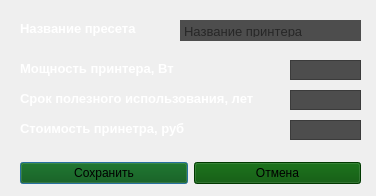
<?xml version="1.0" encoding="UTF-8"?>
<ui version="4.0">
 <class>Dialog</class>
 <widget class="QDialog" name="Dialog">
  <property name="geometry">
   <rect>
    <x>0</x>
    <y>0</y>
    <width>376</width>
    <height>196</height>
   </rect>
  </property>
  <property name="windowTitle">
   <string>Добавление принтера</string>
  </property>
  <property name="windowIcon">
   <iconset>
    <normaloff>img/logo-1.png</normaloff>img/logo-1.png</iconset>
  </property>
  <widget class="QWidget" name="layoutWidget">
   <property name="geometry">
    <rect>
     <x>20</x>
     <y>160</y>
     <width>341</width>
     <height>27</height>
    </rect>
   </property>
   <layout class="QHBoxLayout" name="horizontalLayout">
    <item>
     <widget class="QPushButton" name="pushButton">
      <property name="styleSheet">
       <string notr="true">background-color: rgb(0, 80, 0);</string>
      </property>
      <property name="text">
       <string>Сохранить</string>
      </property>
     </widget>
    </item>
    <item>
     <widget class="QPushButton" name="pushButton_2">
      <property name="styleSheet">
       <string notr="true">background-color: rgb(0, 80, 0);</string>
      </property>
      <property name="text">
       <string>Отмена</string>
      </property>
     </widget>
    </item>
   </layout>
  </widget>
  <widget class="QLabel" name="power_printer">
   <property name="geometry">
    <rect>
     <x>20</x>
     <y>90</y>
     <width>261</width>
     <height>17</height>
    </rect>
   </property>
   <property name="font">
    <font>
     <pointsize>10</pointsize>
     <bold>true</bold>
    </font>
   </property>
   <property name="styleSheet">
    <string notr="true">color: rgb(255, 255, 255);</string>
   </property>
   <property name="text">
    <string>Срок полезного использования, лет</string>
   </property>
  </widget>
  <widget class="QPlainTextEdit" name="input_power">
   <property name="geometry">
    <rect>
     <x>290</x>
     <y>90</y>
     <width>71</width>
     <height>20</height>
    </rect>
   </property>
   <property name="sizePolicy">
    <sizepolicy hsizetype="Fixed" vsizetype="Fixed">
     <horstretch>0</horstretch>
     <verstretch>0</verstretch>
    </sizepolicy>
   </property>
   <property name="font">
    <font>
     <pointsize>10</pointsize>
     <bold>true</bold>
     <stylestrategy>PreferAntialias</stylestrategy>
    </font>
   </property>
   <property name="acceptDrops">
    <bool>false</bool>
   </property>
   <property name="toolTipDuration">
    <number>0</number>
   </property>
   <property name="whatsThis">
    <string/>
   </property>
   <property name="autoFillBackground">
    <bool>false</bool>
   </property>
   <property name="styleSheet">
    <string notr="true">background-color: rgb(77, 77, 77);</string>
   </property>
   <property name="inputMethodHints">
    <set>Qt::ImhDigitsOnly</set>
   </property>
   <property name="lineWidth">
    <number>0</number>
   </property>
   <property name="verticalScrollBarPolicy">
    <enum>Qt::ScrollBarAlwaysOff</enum>
   </property>
   <property name="horizontalScrollBarPolicy">
    <enum>Qt::ScrollBarAsNeeded</enum>
   </property>
   <property name="undoRedoEnabled">
    <bool>false</bool>
   </property>
   <property name="lineWrapMode">
    <enum>QPlainTextEdit::NoWrap</enum>
   </property>
   <property name="plainText">
    <string notr="true"/>
   </property>
   <property name="tabStopDistance">
    <double>80.000000000000000</double>
   </property>
   <property name="maximumBlockCount">
    <number>3</number>
   </property>
   <property name="centerOnScroll">
    <bool>false</bool>
   </property>
   <property name="placeholderText">
    <string notr="true">0</string>
   </property>
  </widget>
  <widget class="QLabel" name="power_printer_2">
   <property name="geometry">
    <rect>
     <x>20</x>
     <y>120</y>
     <width>181</width>
     <height>17</height>
    </rect>
   </property>
   <property name="font">
    <font>
     <pointsize>10</pointsize>
     <bold>true</bold>
    </font>
   </property>
   <property name="styleSheet">
    <string notr="true">color: rgb(255, 255, 255);</string>
   </property>
   <property name="text">
    <string>Стоимость принетра, руб</string>
   </property>
  </widget>
  <widget class="QPlainTextEdit" name="input_power_2">
   <property name="geometry">
    <rect>
     <x>290</x>
     <y>120</y>
     <width>71</width>
     <height>20</height>
    </rect>
   </property>
   <property name="sizePolicy">
    <sizepolicy hsizetype="Fixed" vsizetype="Fixed">
     <horstretch>0</horstretch>
     <verstretch>0</verstretch>
    </sizepolicy>
   </property>
   <property name="font">
    <font>
     <pointsize>10</pointsize>
     <bold>true</bold>
     <stylestrategy>PreferAntialias</stylestrategy>
    </font>
   </property>
   <property name="acceptDrops">
    <bool>false</bool>
   </property>
   <property name="toolTipDuration">
    <number>0</number>
   </property>
   <property name="whatsThis">
    <string/>
   </property>
   <property name="autoFillBackground">
    <bool>false</bool>
   </property>
   <property name="styleSheet">
    <string notr="true">background-color: rgb(77, 77, 77);</string>
   </property>
   <property name="inputMethodHints">
    <set>Qt::ImhDigitsOnly</set>
   </property>
   <property name="lineWidth">
    <number>0</number>
   </property>
   <property name="verticalScrollBarPolicy">
    <enum>Qt::ScrollBarAlwaysOff</enum>
   </property>
   <property name="horizontalScrollBarPolicy">
    <enum>Qt::ScrollBarAsNeeded</enum>
   </property>
   <property name="undoRedoEnabled">
    <bool>false</bool>
   </property>
   <property name="lineWrapMode">
    <enum>QPlainTextEdit::NoWrap</enum>
   </property>
   <property name="plainText">
    <string notr="true"/>
   </property>
   <property name="tabStopDistance">
    <double>80.000000000000000</double>
   </property>
   <property name="maximumBlockCount">
    <number>3</number>
   </property>
   <property name="centerOnScroll">
    <bool>false</bool>
   </property>
   <property name="placeholderText">
    <string notr="true">0</string>
   </property>
  </widget>
  <widget class="QLabel" name="power_printer_3">
   <property name="geometry">
    <rect>
     <x>20</x>
     <y>60</y>
     <width>181</width>
     <height>17</height>
    </rect>
   </property>
   <property name="font">
    <font>
     <pointsize>10</pointsize>
     <bold>true</bold>
    </font>
   </property>
   <property name="styleSheet">
    <string notr="true">color: rgb(255, 255, 255);</string>
   </property>
   <property name="text">
    <string>Мощность принтера, Вт</string>
   </property>
  </widget>
  <widget class="QPlainTextEdit" name="input_power_3">
   <property name="geometry">
    <rect>
     <x>290</x>
     <y>60</y>
     <width>71</width>
     <height>20</height>
    </rect>
   </property>
   <property name="sizePolicy">
    <sizepolicy hsizetype="Fixed" vsizetype="Fixed">
     <horstretch>0</horstretch>
     <verstretch>0</verstretch>
    </sizepolicy>
   </property>
   <property name="font">
    <font>
     <pointsize>10</pointsize>
     <bold>true</bold>
     <stylestrategy>PreferAntialias</stylestrategy>
    </font>
   </property>
   <property name="acceptDrops">
    <bool>false</bool>
   </property>
   <property name="toolTipDuration">
    <number>0</number>
   </property>
   <property name="whatsThis">
    <string/>
   </property>
   <property name="autoFillBackground">
    <bool>false</bool>
   </property>
   <property name="styleSheet">
    <string notr="true">background-color: rgb(77, 77, 77);</string>
   </property>
   <property name="inputMethodHints">
    <set>Qt::ImhDigitsOnly</set>
   </property>
   <property name="lineWidth">
    <number>0</number>
   </property>
   <property name="verticalScrollBarPolicy">
    <enum>Qt::ScrollBarAlwaysOff</enum>
   </property>
   <property name="horizontalScrollBarPolicy">
    <enum>Qt::ScrollBarAsNeeded</enum>
   </property>
   <property name="undoRedoEnabled">
    <bool>false</bool>
   </property>
   <property name="lineWrapMode">
    <enum>QPlainTextEdit::NoWrap</enum>
   </property>
   <property name="plainText">
    <string notr="true"/>
   </property>
   <property name="tabStopDistance">
    <double>80.000000000000000</double>
   </property>
   <property name="maximumBlockCount">
    <number>3</number>
   </property>
   <property name="centerOnScroll">
    <bool>false</bool>
   </property>
   <property name="placeholderText">
    <string notr="true">0</string>
   </property>
  </widget>
  <widget class="QLabel" name="power_printer_4">
   <property name="geometry">
    <rect>
     <x>20</x>
     <y>20</y>
     <width>181</width>
     <height>17</height>
    </rect>
   </property>
   <property name="font">
    <font>
     <pointsize>10</pointsize>
     <bold>true</bold>
    </font>
   </property>
   <property name="styleSheet">
    <string notr="true">color: rgb(255, 255, 255);</string>
   </property>
   <property name="text">
    <string>Название пресета</string>
   </property>
  </widget>
  <widget class="QTextEdit" name="textEdit">
   <property name="enabled">
    <bool>true</bool>
   </property>
   <property name="geometry">
    <rect>
     <x>180</x>
     <y>20</y>
     <width>181</width>
     <height>21</height>
    </rect>
   </property>
   <property name="font">
    <font>
     <pointsize>10</pointsize>
     <stylestrategy>PreferAntialias</stylestrategy>
     <kerning>false</kerning>
    </font>
   </property>
   <property name="tabletTracking">
    <bool>false</bool>
   </property>
   <property name="acceptDrops">
    <bool>true</bool>
   </property>
   <property name="styleSheet">
    <string notr="true">background-color: rgb(77, 77, 77);</string>
   </property>
   <property name="frameShape">
    <enum>QFrame::NoFrame</enum>
   </property>
   <property name="frameShadow">
    <enum>QFrame::Sunken</enum>
   </property>
   <property name="verticalScrollBarPolicy">
    <enum>Qt::ScrollBarAlwaysOff</enum>
   </property>
   <property name="horizontalScrollBarPolicy">
    <enum>Qt::ScrollBarAlwaysOff</enum>
   </property>
   <property name="autoFormatting">
    <set>QTextEdit::AutoBulletList</set>
   </property>
   <property name="tabChangesFocus">
    <bool>true</bool>
   </property>
   <property name="documentTitle">
    <string notr="true"/>
   </property>
   <property name="undoRedoEnabled">
    <bool>false</bool>
   </property>
   <property name="lineWrapMode">
    <enum>QTextEdit::WidgetWidth</enum>
   </property>
   <property name="markdown">
    <string/>
   </property>
   <property name="acceptRichText">
    <bool>false</bool>
   </property>
   <property name="cursorWidth">
    <number>1</number>
   </property>
   <property name="textInteractionFlags">
    <set>Qt::TextEditorInteraction</set>
   </property>
   <property name="placeholderText">
    <string>Название принтера</string>
   </property>
  </widget>
 </widget>
 <resources/>
 <connections/>
</ui>
